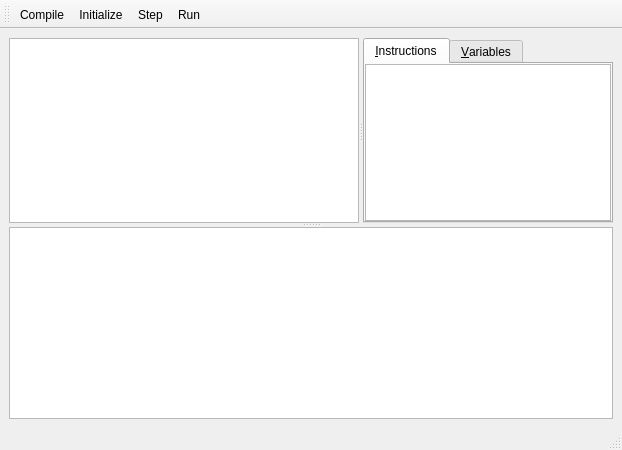
<?xml version="1.0" encoding="UTF-8"?>
<ui version="4.0">
 <class>ScriptWindow</class>
 <widget class="QMainWindow" name="ScriptWindow">
  <property name="geometry">
   <rect>
    <x>0</x>
    <y>0</y>
    <width>622</width>
    <height>450</height>
   </rect>
  </property>
  <property name="sizePolicy">
   <sizepolicy hsizetype="Preferred" vsizetype="Preferred">
    <horstretch>0</horstretch>
    <verstretch>0</verstretch>
   </sizepolicy>
  </property>
  <property name="windowTitle">
   <string>Script Test Application</string>
  </property>
  <property name="autoFillBackground">
   <bool>true</bool>
  </property>
  <property name="iconSize">
   <size>
    <width>16</width>
    <height>16</height>
   </size>
  </property>
  <property name="toolButtonStyle">
   <enum>Qt::ToolButtonTextUnderIcon</enum>
  </property>
  <widget class="QWidget" name="wgtCentral">
   <layout class="QVBoxLayout" name="verticalLayout">
    <item>
     <widget class="QSplitter" name="splitterVertical">
      <property name="orientation">
       <enum>Qt::Vertical</enum>
      </property>
      <property name="childrenCollapsible">
       <bool>false</bool>
      </property>
      <widget class="QSplitter" name="splitterHorizontal">
       <property name="sizePolicy">
        <sizepolicy hsizetype="Expanding" vsizetype="Preferred">
         <horstretch>0</horstretch>
         <verstretch>1</verstretch>
        </sizepolicy>
       </property>
       <property name="orientation">
        <enum>Qt::Horizontal</enum>
       </property>
       <property name="childrenCollapsible">
        <bool>false</bool>
       </property>
       <widget class="sf::Editor" name="pteSource">
        <property name="sizePolicy">
         <sizepolicy hsizetype="Expanding" vsizetype="Expanding">
          <horstretch>2</horstretch>
          <verstretch>0</verstretch>
         </sizepolicy>
        </property>
        <property name="minimumSize">
         <size>
          <width>350</width>
          <height>0</height>
         </size>
        </property>
       </widget>
       <widget class="QTabWidget" name="tabWidget">
        <property name="minimumSize">
         <size>
          <width>250</width>
          <height>0</height>
         </size>
        </property>
        <property name="currentIndex">
         <number>0</number>
        </property>
        <widget class="QWidget" name="tabInstructions">
         <attribute name="title">
          <string>&amp;Instructions</string>
         </attribute>
         <layout class="QVBoxLayout" name="verticalLayout_3">
          <property name="leftMargin">
           <number>0</number>
          </property>
          <property name="topMargin">
           <number>0</number>
          </property>
          <property name="rightMargin">
           <number>0</number>
          </property>
          <property name="bottomMargin">
           <number>0</number>
          </property>
          <item>
           <widget class="QTreeView" name="tvInstructions">
            <property name="sizePolicy">
             <sizepolicy hsizetype="Expanding" vsizetype="Expanding">
              <horstretch>1</horstretch>
              <verstretch>0</verstretch>
             </sizepolicy>
            </property>
            <property name="sizeAdjustPolicy">
             <enum>QAbstractScrollArea::AdjustToContentsOnFirstShow</enum>
            </property>
            <property name="editTriggers">
             <set>QAbstractItemView::NoEditTriggers</set>
            </property>
            <property name="showDropIndicator" stdset="0">
             <bool>false</bool>
            </property>
            <property name="defaultDropAction">
             <enum>Qt::IgnoreAction</enum>
            </property>
            <property name="alternatingRowColors">
             <bool>true</bool>
            </property>
            <property name="rootIsDecorated">
             <bool>false</bool>
            </property>
            <property name="itemsExpandable">
             <bool>false</bool>
            </property>
            <property name="expandsOnDoubleClick">
             <bool>false</bool>
            </property>
            <attribute name="headerMinimumSectionSize">
             <number>20</number>
            </attribute>
           </widget>
          </item>
         </layout>
        </widget>
        <widget class="QWidget" name="tabVariables">
         <attribute name="title">
          <string>&amp;Variables</string>
         </attribute>
         <layout class="QVBoxLayout" name="verticalLayout_2">
          <property name="leftMargin">
           <number>0</number>
          </property>
          <property name="topMargin">
           <number>0</number>
          </property>
          <property name="rightMargin">
           <number>0</number>
          </property>
          <property name="bottomMargin">
           <number>0</number>
          </property>
          <item>
           <widget class="QTreeView" name="tvVariables">
            <property name="alternatingRowColors">
             <bool>true</bool>
            </property>
            <property name="selectionMode">
             <enum>QAbstractItemView::SingleSelection</enum>
            </property>
            <property name="selectionBehavior">
             <enum>QAbstractItemView::SelectItems</enum>
            </property>
           </widget>
          </item>
         </layout>
        </widget>
       </widget>
      </widget>
      <widget class="QListView" name="lvLogging">
       <property name="toolTip">
        <string>Clog captured stream.</string>
       </property>
       <property name="editTriggers">
        <set>QAbstractItemView::NoEditTriggers</set>
       </property>
       <property name="alternatingRowColors">
        <bool>true</bool>
       </property>
      </widget>
     </widget>
    </item>
   </layout>
  </widget>
  <widget class="QStatusBar" name="statusbar"/>
  <widget class="QToolBar" name="toolBar">
   <property name="windowTitle">
    <string>toolBar</string>
   </property>
   <property name="iconSize">
    <size>
     <width>24</width>
     <height>24</height>
    </size>
   </property>
   <attribute name="toolBarArea">
    <enum>TopToolBarArea</enum>
   </attribute>
   <attribute name="toolBarBreak">
    <bool>false</bool>
   </attribute>
   <addaction name="actionCompile"/>
   <addaction name="actionInitialize"/>
   <addaction name="actionStep"/>
   <addaction name="actionRun"/>
  </widget>
  <action name="actionCompile">
   <property name="text">
    <string>Compile</string>
   </property>
   <property name="toolTip">
    <string>Compile the script.</string>
   </property>
   <property name="shortcut">
    <string>Ctrl+F9</string>
   </property>
  </action>
  <action name="actionRun">
   <property name="text">
    <string>&amp;Run</string>
   </property>
   <property name="toolTip">
    <string>Run the whole script.</string>
   </property>
   <property name="shortcut">
    <string>Shift+F10</string>
   </property>
  </action>
  <action name="actionStep">
   <property name="text">
    <string>&amp;Step</string>
   </property>
   <property name="toolTip">
    <string>Run one instruction.</string>
   </property>
   <property name="shortcut">
    <string>F8</string>
   </property>
  </action>
  <action name="actionInitialize">
   <property name="text">
    <string>Initialize</string>
   </property>
   <property name="toolTip">
    <string>Initializes the script by assigning the global variables.</string>
   </property>
   <property name="shortcut">
    <string>F9</string>
   </property>
  </action>
 </widget>
 <customwidgets>
  <customwidget>
   <class>sf::Editor</class>
   <extends>QPlainTextEdit</extends>
   <header>misc/qt/Editor.h</header>
  </customwidget>
 </customwidgets>
 <resources>
  <include location="../../../qt/res/resource.qrc"/>
 </resources>
 <connections/>
</ui>
